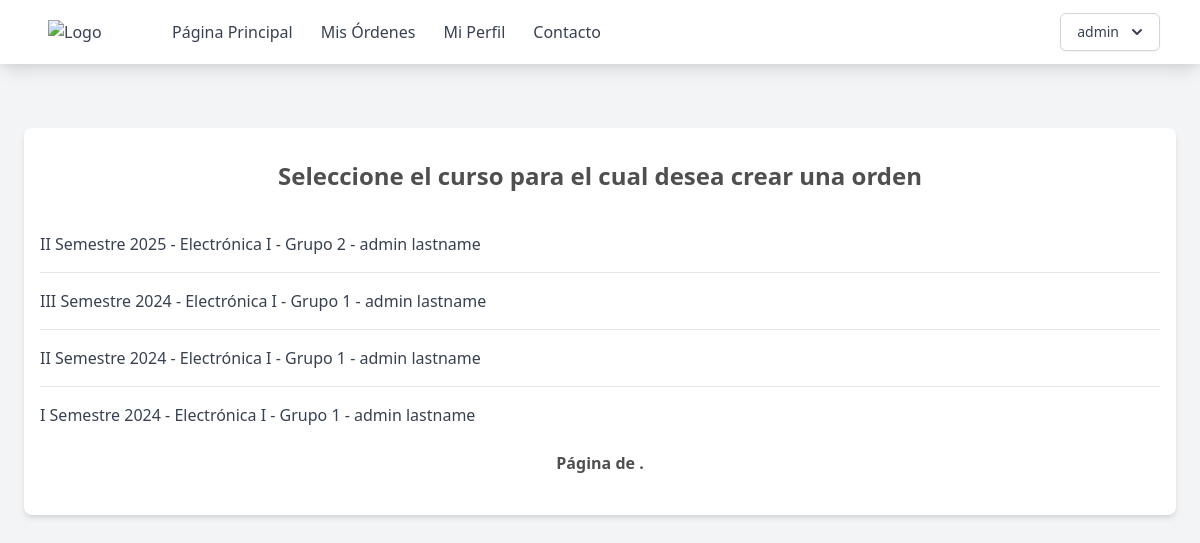
The page /orden/grupos (signed in) on the database its author committed.
### supply_room/models.py (models this page shows, shortened)
class Users(AbstractUser):
    name = models.CharField(max_length=200)
    email = models.EmailField(unique=True)
    role = models.CharField(max_length=200, choices=ROLE_CHOICES, default="student")
    student_id = models.CharField(max_length=200, null=True)
    username = models.CharField(max_length=50, null=True)
    groups = models.ManyToManyField(
        "ClassGroups", related_name="group_student", blank=True
    )
    orders = models.ManyToManyField("Order", related_name="order_student", blank=True)
    objects = CustomUserManager()
    USERNAME_FIELD = "email"
    REQUIRED_FIELDS = ["name", "role"]

class ClassGroups(models.Model):
    number = models.PositiveIntegerField(verbose_name='Numero de Curso:')
    year = models.PositiveIntegerField(verbose_name='Año', default=2024)
    term = models.CharField(
        max_length=3, choices=TERM_CHOICES, default="I", verbose_name='Semestre'
    )
    professor = models.ForeignKey(
        Users, related_name="group_professor", on_delete=models.PROTECT, verbose_name='Profesor'
    )
    class_id = models.ForeignKey(Class, on_delete=models.CASCADE, verbose_name='Clase')
    student = models.ManyToManyField(
        Users, related_name="group_student", through=Users.groups.through, blank=True, verbose_name='Estudiantes'
    )
    @property
    def semester(self):
        return f"{self.term} Semestre {str(self.year)}"

class Class(models.Model):
    name = models.CharField(max_length=200)
    code = models.CharField(max_length=200)

### supply_room/views.py (the view)
class OrderGroupList(View):
    def get(self, request, *args, **kwargs):
        return render(
            request,
            "page/crear-orden-grupos.html",
            {"object_list": request.user.groups.order_by("-year", "-term").all()},
        )

### templates/page/crear-orden-grupos.html (shortened to what this page needs)
{% extends "base.html" %} {% block content %}
<div class="max-w-6xl mx-auto px-4 py-8 bg-white rounded-lg shadow-md mt-16">
    <h2 class="text-2xl font-bold mb-6 text-center">Seleccione el curso para el cual desea crear una orden</h2>
    <ul class="divide-y divide-gray-200">
        {% for object in object_list %}
        <li class="py-4">
            <div class="flex justify-between items-center  ">
                <a href="{% url 'crear-orden' pk=object.id %}" class="text-gray-700">{{ object.semester }} - {{ object.class_id.name }} -  Grupo {{ object.number }} - {{object.professor.name}}</a>
            </div>
        </li>
        {% empty %}
        <li class="py-4 text-center text-gray-500">No objects yet.</li>
        {% endfor %}
    </ul>
    <div class="pagination ">
    <div class="step-links flex w-full justify-between items-center p-2">
        <span class="current font-bold mx-4">
            Página {{ page_obj.number }} de {{ page_obj.paginator.num_pages }}.
        </span>
    </div>
</div>
</div>
{% endblock %}

### templates/base.html (shortened to what this page needs)
{% load static %}
<!DOCTYPE html>
<html lang="en">
  <head>
    <link href="{% static 'output.css' %}" rel="stylesheet" />
    <link href="https://cdn.jsdelivr.net/npm/tailwindcss@2.2.19/dist/tailwind.min.css" rel="stylesheet">
  </head>
  <body class="bg-gray-100 h-full min-h-screen">
    <nav class="bg-white shadow-lg">
      <div class="max-w-6xl mx-auto px-4">
        <div class="flex justify-between">
          <div class="flex space-x-4">
            <div>
              <a href="{% url 'home' %}" class="flex items-center py-5 px-2 text-gray-700">
                <img src="https://eie.ucr.ac.cr/static/img/logos/EIE_v.png" alt="Logo" class="w-20 mr-2">
              </a>
            </div>
            <div class="hidden md:flex items-center space-x-1">
              <a href="{% url 'home' %}" class="py-5 px-3 text-gray-700 hover:text-gray-900">Página Principal</a>
              <a href="{% url 'mis-ordenes' %}" class="py-5 px-3 text-gray-700 hover:text-gray-900">Mis Órdenes</a>
              <a href="{% url 'perfil' %}" class="py-5 px-3 text-gray-700 hover:text-gray-900">Mi Perfil</a>
              <a href="#" class="py-5 px-3 text-gray-700 hover:text-gray-900">Contacto</a>
            </div>
          </div>
          {% if user.is_authenticated %}
          <div class="hidden md:flex items-center space-x-1">
            <div class="relative inline-block text-left">
              <div>
                <button type="button" class="inline-flex justify-center w-full rounded-md border border-gray-300 shadow-sm px-4 py-2 bg-white text-sm font-medium text-gray-700 hover:bg-gray-50 focus:outline-none" id="menu-button" aria-expanded="true" aria-haspopup="true">
                  {{ user.username }}
                  <svg class="-mr-1 ml-2 h-5 w-5" xmlns="http://www.w3.org/2000/svg" viewBox="0 0 20 20" fill="currentColor" aria-hidden="true">
                    <path fill-rule="evenodd" d="M5.293 7.293a1 1 0 011.414 0L10 10.586l3.293-3.293a1 1 0 111.414 1.414l-4 4a1 1 0 01-1.414 0l-4-4a1 1 0 010-1.414z" clip-rule="evenodd" />
                  </svg>
                </button>
              </div>
            </div>
          </div>
          {% endif %}
        </div>
      </div>
    </nav>
    {% if user.is_authenticated %}
    <div class="pb-12 ">{% block content %} {% endblock %}</div>
    {% else %}
    <p>You are not logged in</p>
    <a href="{% url 'login' %}">Log In</a>
    {% endif %}
  </body>
</html>

### rows shown on the page
Users: username "admin"
ClassGroups: semester "II Semestre 2025", class_id.name "Electrónica I", number "2", professor.name "admin lastname"
ClassGroups: semester "III Semestre 2024", class_id.name "Electrónica I", number "1", professor.name "admin lastname"
ClassGroups: semester "II Semestre 2024", class_id.name "Electrónica I", number "1", professor.name "admin lastname"
ClassGroups: semester "I Semestre 2024", class_id.name "Electrónica I", number "1", professor.name "admin lastname"
